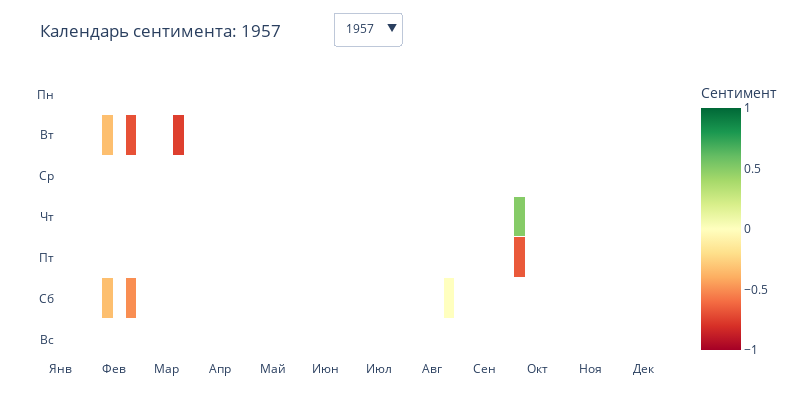

Notebook source saved alongside this figure:
### Markdown cell above
## Тепловой календарь эмоций

### Code cell
from prozhito_nlp import plot_sentiment_calendar

# Данная функция визуализирует результаты сентимент-анализа в виде теплового календаря.
# Здесь каждый день года представлен в виде ячейки, окрашенной в цвет, соответствующий уровню сентимента — от насыщенного красного для негативных значений до зелёного для позитивных.
# Такая форма представления позволяет быстро оценить распределение эмоционального состояния автора в календарном формате, выявить периоды устойчивых настроений, эмоциональных спадов и подъемов.
# В выпадающем списке можно выбрать интересующий год. При наведении на ячейку появится лейбл, отражающий дату и числовой показатель сентимента.

plot_sentiment_calendar(schwartz)

### Figure 1 — Plotly figure (JSON) as saved in the notebook; plotly's stock layout.template omitted (floating-point values rounded to 4 significant figures; data arrays with more than 128 entries replaced by an {"elided": "..."} marker saying what was removed)
{"data": [{"colorbar": {"thickness": 40, "title": {"font": {"size": 14}, "text": "Сентимент"}}, "colorscale": [[0, "rgb(165,0,38)"], [0.1, "rgb(215,48,39)"], [0.2, "rgb(244,109,67)"], [0.3, "rgb(253,174,97)"], [0.4, "rgb(254,224,139)"], [0.5, "rgb(255,255,191)"], [0.6, "rgb(217,239,139)"], [0.7, "rgb(166,217,106)"], [0.8, "rgb(102,189,99)"], [0.9, "rgb(26,152,80)"], [1, "rgb(0,104,55)"]], "customdata": {"elided": "7x53x2 str values"}, "dx": 1, "dy": 1, "hovertemplate": "Дата: %{customdata[0]}<br>Сентимент: %{customdata[1]}<extra></extra>", "name": "1957", "showscale": true, "type": "heatmap", "visible": true, "x": [0, 1, 2, 3, 4, 5, 6, 7, 8, 9, 10, 11, 12, 13, 14, 15, 16, 17, 18, 19, 20, 21, 22, 23, 24, 25, 26, 27, 28, 29, 30, 31, 32, 33, 34, 35, 36, 37, 38, 39, 40, 41, 42, 43, 44, 45, 46, 47, 48, 49, 50, 51, 52], "x0": 0.5, "xgap": 1, "y": [0, 1, 2, 3, 4, 5, 6], "y0": 0.5, "ygap": 1, "z": {"elided": "7x53 float values"}, "zmax": 1, "zmin": -1}, {"colorbar": {"thickness": 40, "title": {"font": {"size": 14}, "text": "Сентимент"}}, "colorscale": [[0, "rgb(165,0,38)"], [0.1, "rgb(215,48,39)"], [0.2, "rgb(244,109,67)"], [0.3, "rgb(253,174,97)"], [0.4, "rgb(254,224,139)"], [0.5, "rgb(255,255,191)"], [0.6, "rgb(217,239,139)"], [0.7, "rgb(166,217,106)"], [0.8, "rgb(102,189,99)"], [0.9, "rgb(26,152,80)"], [1, "rgb(0,104,55)"]], "customdata": {"elided": "7x53x2 str values"}, "dx": 1, "dy": 1, "hovertemplate": "Дата: %{customdata[0]}<br>Сентимент: %{customdata[1]}<extra></extra>", "name": "1958", "showscale": true, "type": "heatmap", "visible": false, "x": [0, 1, 2, 3, 4, 5, 6, 7, 8, 9, 10, 11, 12, 13, 14, 15, 16, 17, 18, 19, 20, 21, 22, 23, 24, 25, 26, 27, 28, 29, 30, 31, 32, 33, 34, 35, 36, 37, 38, 39, 40, 41, 42, 43, 44, 45, 46, 47, 48, 49, 50, 51, 52], "x0": 0.5, "xgap": 1, "y": [0, 1, 2, 3, 4, 5, 6], "y0": 0.5, "ygap": 1, "z": {"elided": "7x53 float values"}, "zmax": 1, "zmin": -1}, {"colorbar": {"thickness": 40, "title": {"font": {"size": 14}, "text": "Сентимент"}}, "colorscale": [[0, "rgb(165,0,38)"], [0.1, "rgb(215,48,39)"], [0.2, "rgb(244,109,67)"], [0.3, "rgb(253,174,97)"], [0.4, "rgb(254,224,139)"], [0.5, "rgb(255,255,191)"], [0.6, "rgb(217,239,139)"], [0.7, "rgb(166,217,106)"], [0.8, "rgb(102,189,99)"], [0.9, "rgb(26,152,80)"], [1, "rgb(0,104,55)"]], "customdata": {"elided": "7x53x2 str values"}, "dx": 1, "dy": 1, "hovertemplate": "Дата: %{customdata[0]}<br>Сентимент: %{customdata[1]}<extra></extra>", "name": "1959", "showscale": true, "type": "heatmap", "visible": false, "x": [0, 1, 2, 3, 4, 5, 6, 7, 8, 9, 10, 11, 12, 13, 14, 15, 16, 17, 18, 19, 20, 21, 22, 23, 24, 25, 26, 27, 28, 29, 30, 31, 32, 33, 34, 35, 36, 37, 38, 39, 40, 41, 42, 43, 44, 45, 46, 47, 48, 49, 50, 51, 52], "x0": 0.5, "xgap": 1, "y": [0, 1, 2, 3, 4, 5, 6], "y0": 0.5, "ygap": 1, "z": {"elided": "7x53 float values"}, "zmax": 1, "zmin": -1}, {"colorbar": {"thickness": 40, "title": {"font": {"size": 14}, "text": "Сентимент"}}, "colorscale": [[0, "rgb(165,0,38)"], [0.1, "rgb(215,48,39)"], [0.2, "rgb(244,109,67)"], [0.3, "rgb(253,174,97)"], [0.4, "rgb(254,224,139)"], [0.5, "rgb(255,255,191)"], [0.6, "rgb(217,239,139)"], [0.7, "rgb(166,217,106)"], [0.8, "rgb(102,189,99)"], [0.9, "rgb(26,152,80)"], [1, "rgb(0,104,55)"]], "customdata": {"elided": "7x53x2 str values"}, "dx": 1, "dy": 1, "hovertemplate": "Дата: %{customdata[0]}<br>Сентимент: %{customdata[1]}<extra></extra>", "name": "1960", "showscale": true, "type": "heatmap", "visible": false, "x": [0, 1, 2, 3, 4, 5, 6, 7, 8, 9, 10, 11, 12, 13, 14, 15, 16, 17, 18, 19, 20, 21, 22, 23, 24, 25, 26, 27, 28, 29, 30, 31, 32, 33, 34, 35, 36, 37, 38, 39, 40, 41, 42, 43, 44, 45, 46, 47, 48, 49, 50, 51, 52], "x0": 0.5, "xgap": 1, "y": [0, 1, 2, 3, 4, 5, 6], "y0": 0.5, "ygap": 1, "z": {"elided": "7x53 float values"}, "zmax": 1, "zmin": -1}, {"colorbar": {"thickness": 40, "title": {"font": {"size": 14}, "text": "Сентимент"}}, "colorscale": [[0, "rgb(165,0,38)"], [0.1, "rgb(215,48,39)"], [0.2, "rgb(244,109,67)"], [0.3, "rgb(253,174,97)"], [0.4, "rgb(254,224,139)"], [0.5, "rgb(255,255,191)"], [0.6, "rgb(217,239,139)"], [0.7, "rgb(166,217,106)"], [0.8, "rgb(102,189,99)"], [0.9, "rgb(26,152,80)"], [1, "rgb(0,104,55)"]], "customdata": {"elided": "7x53x2 str values"}, "dx": 1, "dy": 1, "hovertemplate": "Дата: %{customdata[0]}<br>Сентимент: %{customdata[1]}<extra></extra>", "name": "1961", "showscale": true, "type": "heatmap", "visible": false, "x": [0, 1, 2, 3, 4, 5, 6, 7, 8, 9, 10, 11, 12, 13, 14, 15, 16, 17, 18, 19, 20, 21, 22, 23, 24, 25, 26, 27, 28, 29, 30, 31, 32, 33, 34, 35, 36, 37, 38, 39, 40, 41, 42, 43, 44, 45, 46, 47, 48, 49, 50, 51, 52], "x0": 0.5, "xgap": 1, "y": [0, 1, 2, 3, 4, 5, 6], "y0": 0.5, "ygap": 1, "z": {"elided": "7x53 float values"}, "zmax": 1, "zmin": -1}, {"colorbar": {"thickness": 40, "title": {"font": {"size": 14}, "text": "Сентимент"}}, "colorscale": [[0, "rgb(165,0,38)"], [0.1, "rgb(215,48,39)"], [0.2, "rgb(244,109,67)"], [0.3, "rgb(253,174,97)"], [0.4, "rgb(254,224,139)"], [0.5, "rgb(255,255,191)"], [0.6, "rgb(217,239,139)"], [0.7, "rgb(166,217,106)"], [0.8, "rgb(102,189,99)"], [0.9, "rgb(26,152,80)"], [1, "rgb(0,104,55)"]], "customdata": {"elided": "7x53x2 str values"}, "dx": 1, "dy": 1, "hovertemplate": "Дата: %{customdata[0]}<br>Сентимент: %{customdata[1]}<extra></extra>", "name": "1962", "showscale": true, "type": "heatmap", "visible": false, "x": [0, 1, 2, 3, 4, 5, 6, 7, 8, 9, 10, 11, 12, 13, 14, 15, 16, 17, 18, 19, 20, 21, 22, 23, 24, 25, 26, 27, 28, 29, 30, 31, 32, 33, 34, 35, 36, 37, 38, 39, 40, 41, 42, 43, 44, 45, 46, 47, 48, 49, 50, 51, 52], "x0": 0.5, "xgap": 1, "y": [0, 1, 2, 3, 4, 5, 6], "y0": 0.5, "ygap": 1, "z": {"elided": "7x53 float values"}, "zmax": 1, "zmin": -1}, {"colorbar": {"thickness": 40, "title": {"font": {"size": 14}, "text": "Сентимент"}}, "colorscale": [[0, "rgb(165,0,38)"], [0.1, "rgb(215,48,39)"], [0.2, "rgb(244,109,67)"], [0.3, "rgb(253,174,97)"], [0.4, "rgb(254,224,139)"], [0.5, "rgb(255,255,191)"], [0.6, "rgb(217,239,139)"], [0.7, "rgb(166,217,106)"], [0.8, "rgb(102,189,99)"], [0.9, "rgb(26,152,80)"], [1, "rgb(0,104,55)"]], "customdata": {"elided": "7x53x2 str values"}, "dx": 1, "dy": 1, "hovertemplate": "Дата: %{customdata[0]}<br>Сентимент: %{customdata[1]}<extra></extra>", "name": "1963", "showscale": true, "type": "heatmap", "visible": false, "x": [0, 1, 2, 3, 4, 5, 6, 7, 8, 9, 10, 11, 12, 13, 14, 15, 16, 17, 18, 19, 20, 21, 22, 23, 24, 25, 26, 27, 28, 29, 30, 31, 32, 33, 34, 35, 36, 37, 38, 39, 40, 41, 42, 43, 44, 45, 46, 47, 48, 49, 50, 51, 52], "x0": 0.5, "xgap": 1, "y": [0, 1, 2, 3, 4, 5, 6], "y0": 0.5, "ygap": 1, "z": {"elided": "7x53 float values"}, "zmax": 1, "zmin": -1}, {"colorbar": {"thickness": 40, "title": {"font": {"size": 14}, "text": "Сентимент"}}, "colorscale": [[0, "rgb(165,0,38)"], [0.1, "rgb(215,48,39)"], [0.2, "rgb(244,109,67)"], [0.3, "rgb(253,174,97)"], [0.4, "rgb(254,224,139)"], [0.5, "rgb(255,255,191)"], [0.6, "rgb(217,239,139)"], [0.7, "rgb(166,217,106)"], [0.8, "rgb(102,189,99)"], [0.9, "rgb(26,152,80)"], [1, "rgb(0,104,55)"]], "customdata": {"elided": "7x53x2 str values"}, "dx": 1, "dy": 1, "hovertemplate": "Дата: %{customdata[0]}<br>Сентимент: %{customdata[1]}<extra></extra>", "name": "1964", "showscale": true, "type": "heatmap", "visible": false, "x": [0, 1, 2, 3, 4, 5, 6, 7, 8, 9, 10, 11, 12, 13, 14, 15, 16, 17, 18, 19, 20, 21, 22, 23, 24, 25, 26, 27, 28, 29, 30, 31, 32, 33, 34, 35, 36, 37, 38, 39, 40, 41, 42, 43, 44, 45, 46, 47, 48, 49, 50, 51, 52], "x0": 0.5, "xgap": 1, "y": [0, 1, 2, 3, 4, 5, 6], "y0": 0.5, "ygap": 1, "z": {"elided": "7x53 float values"}, "zmax": 1, "zmin": -1}, {"colorbar": {"thickness": 40, "title": {"font": {"size": 14}, "text": "Сентимент"}}, "colorscale": [[0, "rgb(165,0,38)"], [0.1, "rgb(215,48,39)"], [0.2, "rgb(244,109,67)"], [0.3, "rgb(253,174,97)"], [0.4, "rgb(254,224,139)"], [0.5, "rgb(255,255,191)"], [0.6, "rgb(217,239,139)"], [0.7, "rgb(166,217,106)"], [0.8, "rgb(102,189,99)"], [0.9, "rgb(26,152,80)"], [1, "rgb(0,104,55)"]], "customdata": {"elided": "7x53x2 str values"}, "dx": 1, "dy": 1, "hovertemplate": "Дата: %{customdata[0]}<br>Сентимент: %{customdata[1]}<extra></extra>", "name": "1966", "showscale": true, "type": "heatmap", "visible": false, "x": [0, 1, 2, 3, 4, 5, 6, 7, 8, 9, 10, 11, 12, 13, 14, 15, 16, 17, 18, 19, 20, 21, 22, 23, 24, 25, 26, 27, 28, 29, 30, 31, 32, 33, 34, 35, 36, 37, 38, 39, 40, 41, 42, 43, 44, 45, 46, 47, 48, 49, 50, 51, 52], "x0": 0.5, "xgap": 1, "y": [0, 1, 2, 3, 4, 5, 6], "y0": 0.5, "ygap": 1, "z": {"elided": "7x53 float values"}, "zmax": 1, "zmin": -1}], "layout": {"height": 400, "margin": {"b": 40, "l": 20, "r": 20, "t": 40}, "paper_bgcolor": "white", "plot_bgcolor": "white", "showlegend": false, "title": {"text": "Календарь сентимента: 1957"}, "updatemenus": [{"buttons": [{"args": [{"visible": [true, false, false, false, false, false, false, false, false]}, {"title": "Календарь сентимента: 1957"}], "label": "1957", "method": "update"}, {"args": [{"visible": [false, true, false, false, false, false, false, false, false]}, {"title": "Календарь сентимента: 1958"}], "label": "1958", "method": "update"}, {"args": [{"visible": [false, false, true, false, false, false, false, false, false]}, {"title": "Календарь сентимента: 1959"}], "label": "1959", "method": "update"}, {"args": [{"visible": [false, false, false, true, false, false, false, false, false]}, {"title": "Календарь сентимента: 1960"}], "label": "1960", "method": "update"}, {"args": [{"visible": [false, false, false, false, true, false, false, false, false]}, {"title": "Календарь сентимента: 1961"}], "label": "1961", "method": "update"}, {"args": [{"visible": [false, false, false, false, false, true, false, false, false]}, {"title": "Календарь сентимента: 1962"}], "label": "1962", "method": "update"}, {"args": [{"visible": [false, false, false, false, false, false, true, false, false]}, {"title": "Календарь сентимента: 1963"}], "label": "1963", "method": "update"}, {"args": [{"visible": [false, false, false, false, false, false, false, true, false]}, {"title": "Календарь сентимента: 1964"}], "label": "1964", "method": "update"}, {"args": [{"visible": [false, false, false, false, false, false, false, false, true]}, {"title": "Календарь сентимента: 1966"}], "label": "1966", "method": "update"}], "type": "dropdown", "x": 0.5, "xanchor": "center", "y": 1.1, "yanchor": "bottom"}], "width": 800, "xaxis": {"showgrid": false, "tickmode": "array", "ticktext": ["Янв", "Фев", "Мар", "Апр", "Май", "Июн", "Июл", "Авг", "Сен", "Окт", "Ноя", "Дек"], "tickvals": [0, 4.5, 9, 13.5, 18, 22.5, 27, 31.5, 36, 40.5, 45, 49.5], "zeroline": false}, "yaxis": {"autorange": "reversed", "showgrid": false, "ticktext": ["Пн", "Вт", "Ср", "Чт", "Пт", "Сб", "Вс"], "tickvals": [0, 1, 2, 3, 4, 5, 6], "title": {"text": ""}, "zeroline": false}}}
